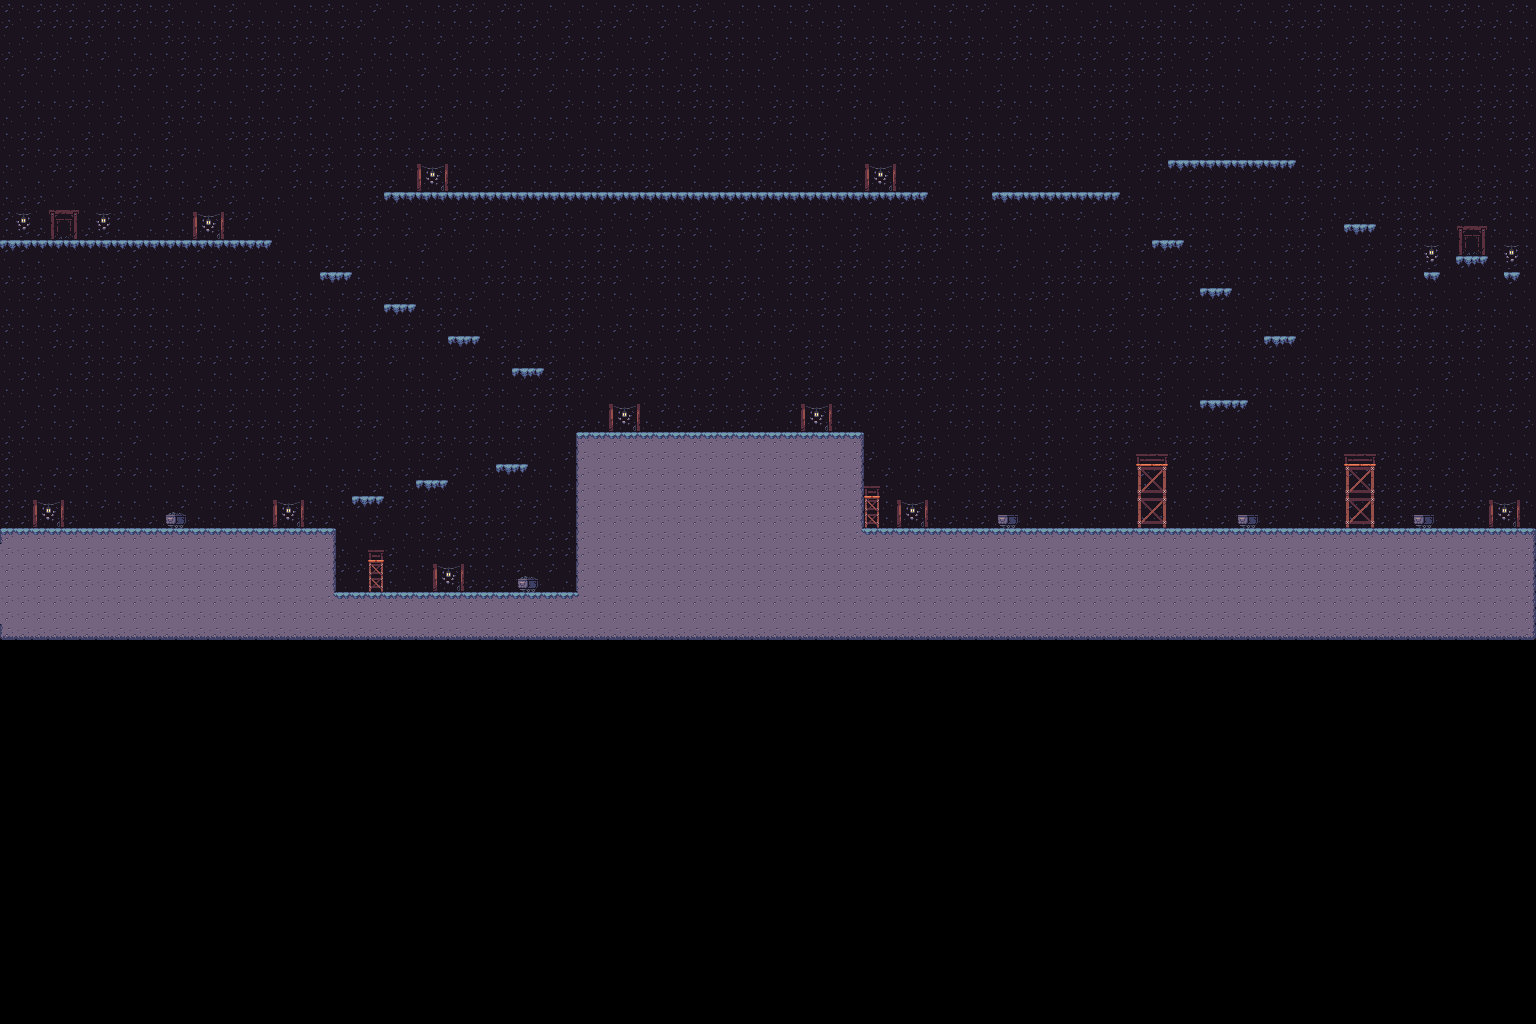

This is a level from a 2D game, rendered from its Tiled map with the project's own tilesets. A one-line summary and the map file follow, with tile-layer data summarised:
An orthogonal 96x64 tile map with 16x16 px tiles, 3 tile layers (Background, Platforms, Props) and 44 objects (8x coin, 5x enemyPathway, endPoint, startPoint).

<map version="1.5" tiledversion="1.7.2" orientation="orthogonal" renderorder="right-down" width="96" height="64" tilewidth="16" tileheight="16" infinite="0" nextlayerid="5" nextobjectid="46">
 <tileset firstgid="1" name="tileset" tilewidth="16" tileheight="16" tilecount="2178" columns="99">
  <image source="tileset.png" width="1584" height="352" />
 </tileset>
 <layer id="1" name="Background" width="96" height="64">
  <data>[6144 cells, 3840 non-empty, 3 distinct tile ids]</data>
 </layer>
 <layer id="2" name="Platforms" width="96" height="64">
  <data>[6144 cells, 1518 non-empty, 26 distinct tile ids]</data>
 </layer>
 <layer id="3" name="Props" width="96" height="64">
  <data>[6144 cells, 146 non-empty, 25 distinct tile ids]</data>
 </layer>
 <objectgroup id="4" name="Collisions">
  <object id="1" x="0.181818" y="527.939" width="335.636" height="112.061" />
  <object id="2" x="335.758" y="592.242" width="241.273" height="47.8182" />
  <object id="3" x="576.242" y="432.182" width="288" height="208.182" />
  <object id="4" x="864.182" y="528.182" width="671.818" height="112" />
  <object id="5" x="0" y="240.083" width="271.938" height="8.8125" />
  <object id="6" x="319.97" y="272.121" width="32" height="10.8182" />
  <object id="7" x="383.909" y="304.091" width="32.0198" height="10.8379" />
  <object id="8" x="448.042" y="336.073" width="31.9375" height="10.9375" />
  <object id="9" x="512.014" y="368.058" width="31.9565" height="10.913" />
  <object id="10" x="496.053" y="464.083" width="31.9565" height="10.8261" />
  <object id="11" x="416.13" y="480.058" width="31.8261" height="10.8696" />
  <object id="12" x="352.043" y="496.043" width="31.9565" height="10.9565" />
  <object id="13" x="384.027" y="192.059" width="543.827" height="9.90909" />
  <object id="14" x="992.031" y="192.052" width="127.991" height="8.9517" />
  <object id="15" x="1168.33" y="160.292" width="127.625" height="8.375" />
  <object id="16" x="1152" y="240" width="31.913" height="10.9565" />
  <object id="17" x="1200" y="288.021" width="32.087" height="10.9937" />
  <object id="18" x="1264.04" y="336.029" width="31.9565" height="10.913" />
  <object id="19" x="1200.1" y="400.125" width="47.875" height="10.875" />
  <object id="20" x="1344.1" y="224.125" width="31.8125" height="10.875" />
  <object id="21" x="1424.13" y="272.087" width="15.7826" height="9" />
  <object id="22" x="1504.09" y="272.043" width="15.9565" height="8.95652" />
  <object id="23" x="1456.04" y="256.053" width="31.9176" height="9.98864" />
  <object id="24" name="endPoint" x="1456.98" y="226.063" width="30.1875" height="29.9375" />
  <object id="25" name="startPoint" x="49.0833" y="210.146" width="29.8125" height="29.8125" />
  <object id="26" x="-20.0909" y="0.0909091" width="19.9091" height="639.818" />
  <object id="27" x="1536.14" y="0.181818" width="20.2727" height="640" />
  <object id="28" x="1344.13" y="454.25" width="31.875" height="73.625" />
  <object id="29" x="1136.25" y="454" width="31.875" height="73.875" />
  <object id="30" x="864.25" y="486" width="15.6875" height="42" />
  <object id="31" x="368.022" y="549.978" width="15.913" height="41.9565" />
  <object id="32" name="enemyPathway" x="417" y="164.182" width="478.667" height="24.4848" />
  <object id="33" name="enemyPathway" x="608.727" y="404.182" width="223.273" height="24.9091" />
  <object id="34" name="enemyPathway" x="33" y="499.667" width="271" height="24.6667" />
  <object id="35" name="enemyPathway" x="899.667" y="500.273" width="231" height="24.3939" />
  <object id="36" name="enemyPathway" x="1193.08" y="500.833" width="130.75" height="24" />
  <object id="37" name="coin" x="413.667" y="579.667" />
  <object id="38" name="coin" x="431.455" y="467.273" />
  <object id="39" name="coin" x="719.5" y="417.5" />
  <object id="40" name="coin" x="1018" y="512.5" />
  <object id="41" name="coin" x="1260" y="513" />
  <object id="42" name="coin" x="1431.5" y="259.5" />
  <object id="44" name="coin" x="662.5" y="177.5" />
  <object id="45" name="coin" x="1230" y="148" />
 </objectgroup>
</map>
